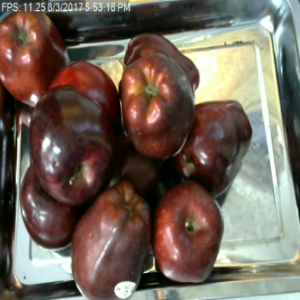
#> input picture Data/Train/Overipe/apple_overripe_018.png, 300 x 300 px; its folder holds only this picture in this run
$ python explore_dataset.py
#> lines starting #> are read from the running program, lines starting #| are printed output that depends on the picture
import os
import numpy as np
import matplotlib.pyplot as plt
import seaborn as sns
from collections import defaultdict
from PIL import Image

def explore_dataset(data_dir):
    """
    Explore the dataset and generate visualizations
    """
#> called with data_dir = 'Data/Train'
    # Get class distribution
    class_counts = defaultdict(int)
    class_images = {}

    # Create logs directory if it doesn't exist
    os.makedirs('logs', exist_ok=True)

    # Get class distribution and sample images
    for class_name in os.listdir(data_dir):
        class_dir = os.path.join(data_dir, class_name)
        if not os.path.isdir(class_dir):
            continue

        # Count images in class
        num_images = len(os.listdir(class_dir))
        class_counts[class_name] = num_images

        # Get sample image
        if num_images > 0:
            img_name = os.listdir(class_dir)[0]
            img_path = os.path.join(class_dir, img_name)
            class_images[class_name] = img_path

    # Plot class distribution with enhanced styling
    plt.figure(figsize=(12, 8))

    # Sort classes by count for better visualization
    sorted_classes = sorted(class_counts.items(), key=lambda x: x[1], reverse=True)
    classes = [x[0] for x in sorted_classes]
    counts = [x[1] for x in sorted_classes]
    total = sum(counts)

    # Create a color gradient based on count values
    colors = plt.cm.viridis(np.linspace(0.2, 0.9, len(classes)))

    # Create horizontal bar plot
    bars = plt.barh(classes, counts, color=colors, edgecolor='black', alpha=0.8)

    # Add count and percentage labels
    for i, (count, bar) in enumerate(zip(counts, bars.patches)):
        percentage = f'{(count/total)*100:.1f}%'
        plt.text(bar.get_width() + max(counts)*0.01,
                bar.get_y() + bar.get_height()/2,
                f'{count} ({percentage})',
                va='center', ha='left', fontsize=10, fontweight='bold')

    # Customize the plot
    plt.title('Class Distribution', fontsize=14, fontweight='bold', pad=20)
    plt.xlabel('Number of Images', fontsize=12, labelpad=10)
    plt.ylabel('Class', fontsize=12, labelpad=10)
    plt.grid(axis='x', linestyle='--', alpha=0.7)
    plt.gca().invert_yaxis()  # Highest count at the top
    plt.tight_layout()

    # Save the figure with high resolution
    plt.savefig('logs/class_distribution.png', dpi=300, bbox_inches='tight')
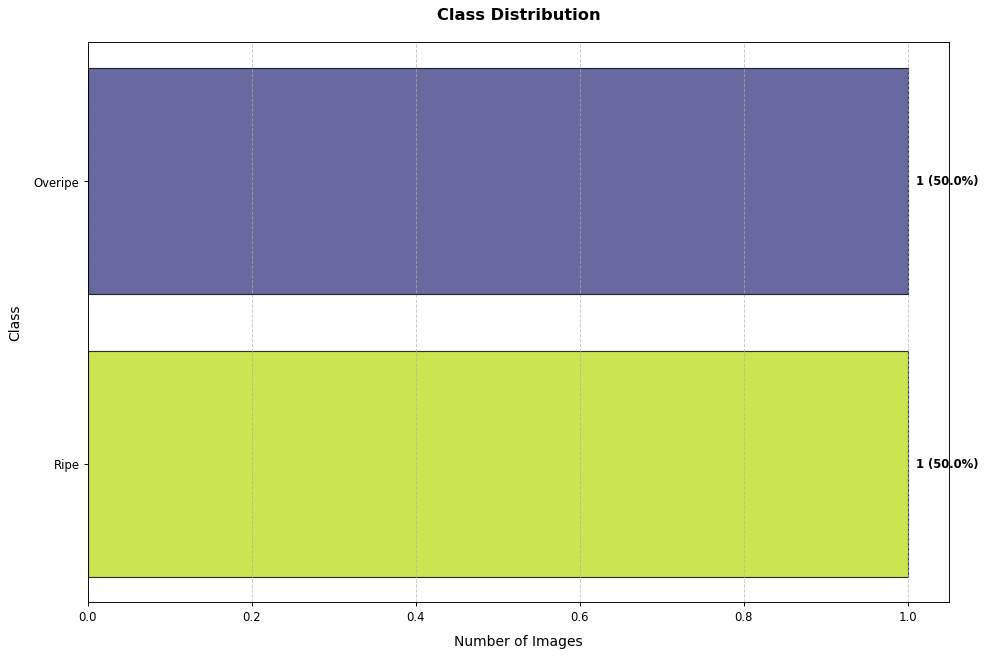
#> figure drawn by matplotlib, 1 panel
    plt.close()

    # Display sample images
    plt.figure(figsize=(15, 5))
    for i, (class_name, img_path) in enumerate(class_images.items(), 1):
        try:
            img = Image.open(img_path)
#> img is the input picture: PIL image 300x300 RGB; mean R, G, B 114, 100.4, 88.9
            plt.subplot(1, len(class_images), i)
            plt.imshow(img)
            plt.title(f"{class_name} (n={class_counts[class_name]})")
            plt.axis('off')
        except Exception as e:
            print(f"Error loading {img_path}: {e}")

    plt.tight_layout()
    plt.savefig('logs/sample_images.png')
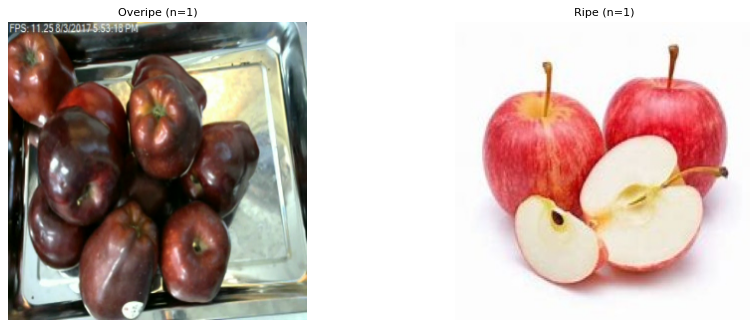
#> figure drawn by matplotlib, 2 panels
    plt.close()

    # Print dataset statistics
    print("\nDataset Statistics:")
    print("-" * 50)
    print(f"Total classes: {len(class_counts)}")
    print(f"Total images: {sum(class_counts.values())}")
    print("\nClass distribution:")
    for class_name, count in class_counts.items():
        print(f"- {class_name}: {count} images")

    return class_counts

if __name__ == "__main__":
    # Example usage
    train_dir = "Data/Train"
    test_dir = "Data/Test"

    print("Exploring training set...")
    train_stats = explore_dataset(train_dir)

    print("\nExploring test set...")
    test_stats = explore_dataset(test_dir)
#> (the run stopped early here; a loop or call above may not have finished)
